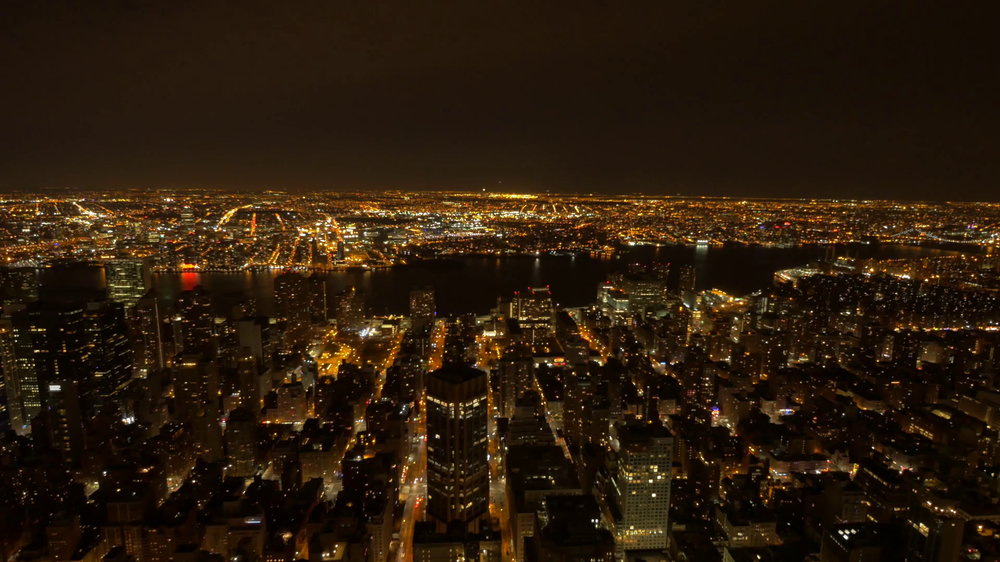
#> input picture lab3/nightsky.png, 1000 x 562 px, shrunk from 1920 x 1080 before the run, found by its file name
$ python histogram.py
#> lines starting #> are read from the running program, lines starting #| are printed output that depends on the picture
import cv2
from matplotlib import pyplot as plt
img = cv2.imread('lab3/nightsky.png')
#> img is the input picture: shape (562, 1000, 3); mean B, G, R 11.6, 27.6, 43
plt.title("Histogram of Image")
plt.hist(img.ravel(),256,[0,256])
plt.show()
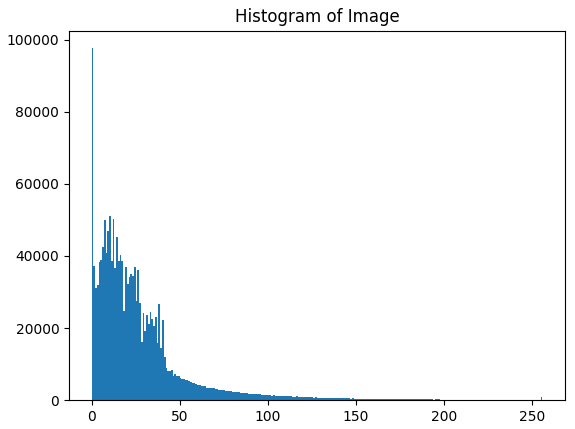
#> figure drawn by matplotlib, 1 panel; tallest bar 97619 high, from x = 0 to 1

color = ('b','g','r')
for i,col in enumerate(color):
    histr = cv2.calcHist([img],[i],None,[256],[0,256])
    plt.plot(histr,color = col)
    plt.xlim([0,256])
plt.show()
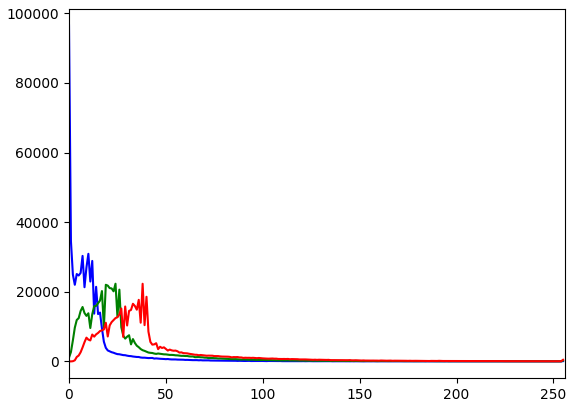
#> figure drawn by matplotlib, 1 panel; curve peaks at x = 0, y = 96512; curve peaks at x = 24, y = 22314; curve peaks at x = 38, y = 22305
